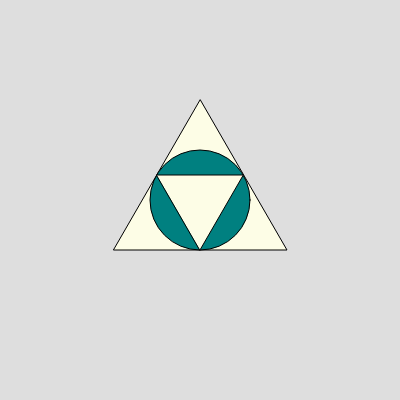
Frame 1 (no input)
Frame 60 (no input): identical to frame 1, image omitted
Frame 120 (the mouse pressed at the canvas centre since frame 60): identical to frame 1, image omitted

The p5.js sketch that drew this single still picture (run headless with seeded random() and noise() and a simulated clock; from frame 60 on, the mouse is pressed at the canvas centre):

// p5.js sketch
// ── sketch.js
function setup() {
  createCanvas(400, 400);
}

function draw() {
  background(222);
  fill("#fdfde6");
  triangle(200, 100, 113.4, 250, 286.6, 250);
  fill("#008080");
  ellipse(200, 200, 100, 100);
  fill("#fdfde6");
  triangle(156.7, 175, 243.3, 175, 200, 250);
}

// ── city.js
function setup() {
  createCanvas(width, height);
  frameRate(1);
}

function draw() {
  clear();
  background("#dcdcdc");

  drawHouse(width / 2, height / 2, 50, "blue");
  drawHouse(100, 100, 80, "red");
}

function drawHouse(x, y, size, color) {
  strokeWeight(2);
  // 房顶
  fill(color);
  triangle(x, y, x - size / 2, y + size / 2, x + size / 2, y + size / 2);

  // 主体
  fill("#ffff99");
  rect(x - size / 2, y + size / 2, size, (3 / 4) * size);

  // 窗户
  fill("#0000ff");
  rect(x - size / 3, y + size / 2 + 10, size / 4, size / 4);

  // 门
  fill(color);
  rect(x, y + (3 / 4) * size, size / 4, size / 2);
}
